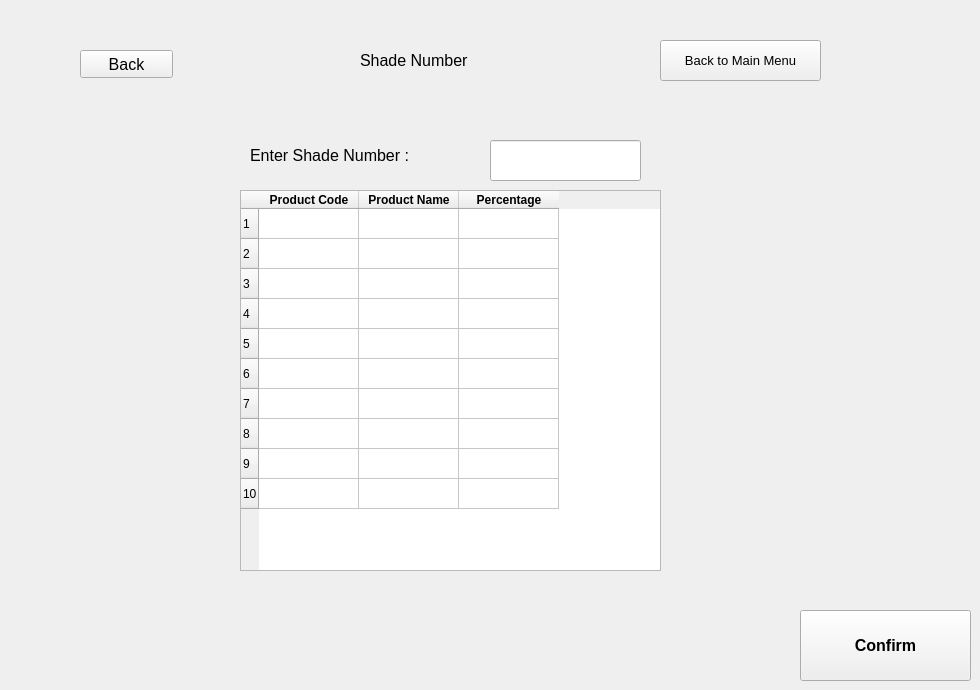
    <widget class="QWidget" name="new_shade_entry">
     <widget class="QPushButton" name="back_add_rm_2">
      <property name="geometry">
       <rect>
        <x>80</x>
        <y>50</y>
        <width>93</width>
        <height>28</height>
       </rect>
      </property>
      <property name="font">
       <font>
        <pointsize>12</pointsize>
       </font>
      </property>
      <property name="text">
       <string>Back</string>
      </property>
     </widget>
     <widget class="QLineEdit" name="rm_new_product_code_2">
      <property name="geometry">
       <rect>
        <x>490</x>
        <y>140</y>
        <width>151</width>
        <height>41</height>
       </rect>
      </property>
      <property name="font">
       <font>
        <pointsize>12</pointsize>
       </font>
      </property>
     </widget>
     <widget class="QLabel" name="label_6">
      <property name="geometry">
       <rect>
        <x>360</x>
        <y>40</y>
        <width>151</width>
        <height>41</height>
       </rect>
      </property>
      <property name="font">
       <font>
        <pointsize>12</pointsize>
       </font>
      </property>
      <property name="text">
       <string>Shade Number </string>
      </property>
     </widget>
     <widget class="QLabel" name="label_7">
      <property name="geometry">
       <rect>
        <x>250</x>
        <y>130</y>
        <width>211</width>
        <height>51</height>
       </rect>
      </property>
      <property name="font">
       <font>
        <pointsize>12</pointsize>
       </font>
      </property>
      <property name="text">
       <string>Enter Shade Number :</string>
      </property>
     </widget>
     <widget class="QPushButton" name="pushButton_2">
      <property name="geometry">
       <rect>
        <x>660</x>
        <y>40</y>
        <width>161</width>
        <height>41</height>
       </rect>
      </property>
      <property name="font">
       <font>
        <pointsize>10</pointsize>
       </font>
      </property>
      <property name="text">
       <string>Back to Main Menu</string>
      </property>
     </widget>
     <widget class="QPushButton" name="shade_new_confirm">
      <property name="geometry">
       <rect>
        <x>800</x>
        <y>610</y>
        <width>171</width>
        <height>71</height>
       </rect>
      </property>
      <property name="font">
       <font>
        <pointsize>12</pointsize>
        <weight>75</weight>
        <bold>true</bold>
       </font>
      </property>
      <property name="text">
       <string>Confirm</string>
      </property>
     </widget>
     <widget class="QTableWidget" name="tableWidget">
      <property name="geometry">
       <rect>
        <x>240</x>
        <y>190</y>
        <width>421</width>
        <height>381</height>
       </rect>
      </property>
      <property name="rowCount">
       <number>10</number>
      </property>
      <row/>
      <row/>
      <row/>
      <row/>
      <row/>
      <row/>
      <row/>
      <row/>
      <row/>
      <row/>
      <column>
       <property name="text">
        <string>Product Code</string>
       </property>
       <property name="font">
        <font>
         <weight>75</weight>
         <bold>true</bold>
        </font>
       </property>
      </column>
      <column>
       <property name="text">
        <string>Product Name</string>
       </property>
       <property name="font">
        <font>
         <weight>75</weight>
         <bold>true</bold>
        </font>
       </property>
      </column>
      <column>
       <property name="text">
        <string>Percentage</string>
       </property>
       <property name="font">
        <font>
         <weight>75</weight>
         <bold>true</bold>
        </font>
       </property>
      </column>
     </widget>
    </widget>
